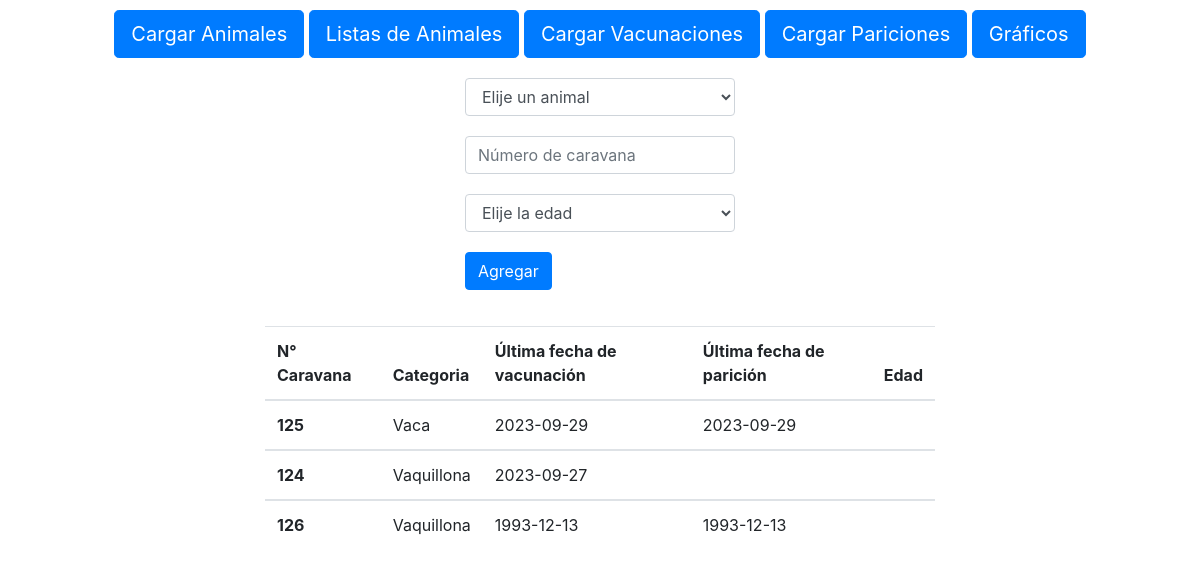
Before: /Cargar_animales/ with the older database file.
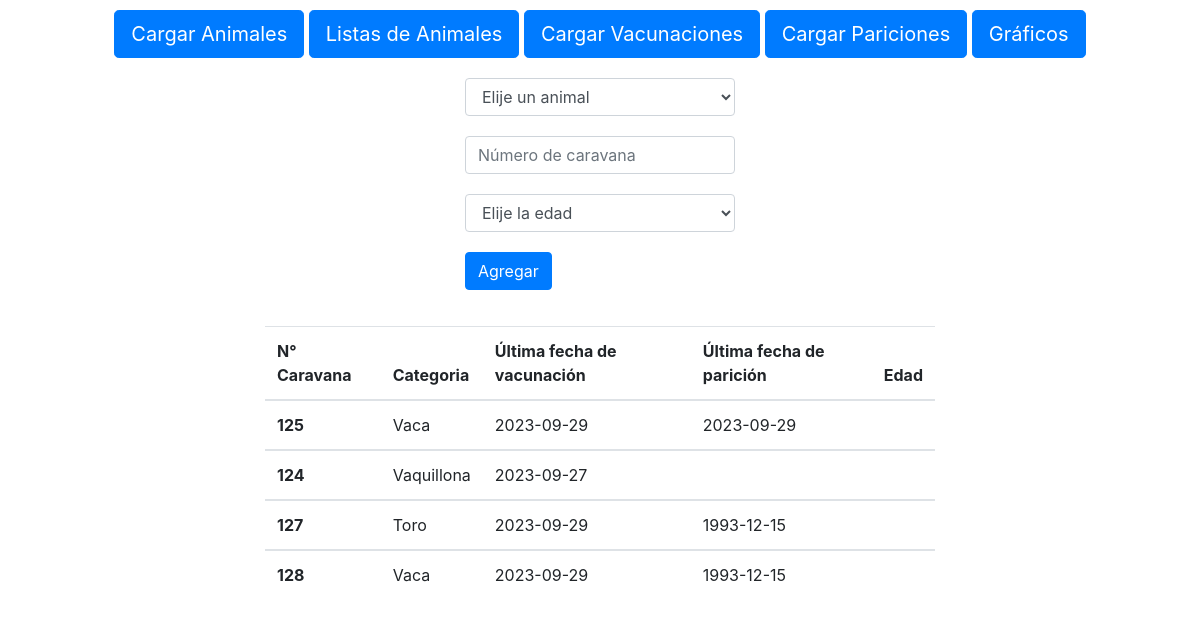
After: the same page with the newer database file.
### manejo/models.py (models this page shows, shortened)
class Animales(models.Model):
  id = models.BigAutoField(primary_key=True)
  name = models.CharField(max_length=100, verbose_name="Animal")
  nro_caravana = models.IntegerField(verbose_name="Número de caravana")
  cant_pariciones = models.IntegerField(verbose_name="Cant paricion", blank=True, null=True)
  edad = models.CharField(max_length=100, verbose_name="Edad",default="")

### manejo/views.py (the view, shortened to what this page needs)
# urls.py: path('Cargar_animales/', views.carga_animal, name="cargar_animales"),
def carga_animal(request):
  animales = list(Animales.objects.values())
  vacunacion = list(Vacunacion.objects.values())
  paricion = list(Paricion.objects.values())
  ultimas_vacunaciones = Vacunacion.objects.values('id_animal_id').annotate(ultima_fecha=Max('date')).values('id_animal_id', 'ultima_fecha')
  ultimas_pariciones = Paricion.objects.values('id_animal_id').annotate(ultima_fecha=Max('date')).values('id_animal_id', 'ultima_fecha')
  if request.method == 'GET':
    return render(request, 'carga_animales.html',{
      'animales':animales,
      'vacunacion': vacunacion,
      'paricion': paricion,
      'ult_vacunacion': ultimas_vacunaciones,
      'ult_paricion': ultimas_pariciones
    })

### manejo/templates/carga_animales.html (shortened to what this page needs)
{% extends "base_template.html" %}
{% block content %}
  <form action="/Cargar_animales/" class="form-group col-3" method="POST">
    <select class="form-control" name="animal" id="animal" style="margin-bottom: 20px;">
      <option selected>Elije un animal</option>
    </select>
    <input type="number" min="1" pattern="^[0-9]+"
      class="form-control" name="caravana" id="caravana" aria-describedby="helpId" placeholder="Número de caravana" style="margin-bottom: 20px;">
    <select class="form-control" name="edad" id="edad" style="margin-bottom: 20px;">
      <option selected>Elije la edad</option>
    </select>
    <input name="" id="" class="btn btn-primary" type="submit" value="Agregar" style="margin-bottom: 20px;">
  </form>
  <div class="tabla col-7">
    <table class="table">
      <thead>
        <tr>
          <th scope="col">N° Caravana</th>
          <th scope="col">Categoria</th>
          <th scope="col">Última fecha de vacunación</th>
          <th scope="col">Última fecha de parición</th>
          <th scope="col">Edad</th>
        </tr>
      </thead>
      {% for animal in animales %}
      <tbody>
        <tr>
          <th scope="row">{{animal.nro_caravana}}</th>
          <td>{{animal.name}}</td>
          <td>
            {% for vacuna in ult_vacunacion %}
              {% if vacuna.id_animal_id == animal.id %}
              {{vacuna.ultima_fecha|date:"Y-m-d"}}
              {% endif %}
            {% endfor %}
          </td>
          <td>
            {% for pario in ult_paricion %}
              {% if pario.id_animal_id == animal.id %}
              {{pario.ultima_fecha|date:"Y-m-d"}}
              {% endif %}
            {% endfor %}
          </td>
          <td>{{animal.edad}}</td>
        </tr>
      </tbody>
      {% endfor %}
    </table>
  </div>
{% endblock %}

Changed rows visible on the page:
removed Animales: nro_caravana "126", name "Vaquillona", ultima_fecha "1993-12-13", ultima_fecha "1993-12-13"
added Animales: nro_caravana "127", name "Toro", ultima_fecha "2023-09-29", ultima_fecha "1993-12-15"
added Animales: nro_caravana "128", name "Vaca", ultima_fecha "2023-09-29", ultima_fecha "1993-12-15"
